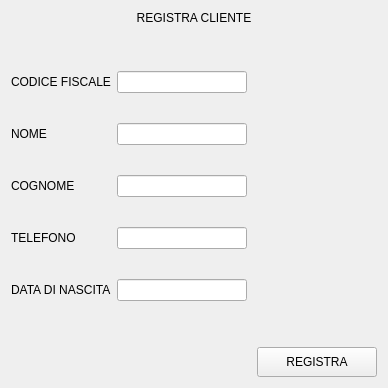
               <widget class="QWidget" name="page_aggiungi_cliente">
                <layout class="QVBoxLayout" name="verticalLayout_24">
                 <item>
                  <widget class="QLabel" name="label_44">
                   <property name="maximumSize">
                    <size>
                     <width>16777215</width>
                     <height>100</height>
                    </size>
                   </property>
                   <property name="text">
                    <string>REGISTRA CLIENTE</string>
                   </property>
                   <property name="alignment">
                    <set>Qt::AlignCenter</set>
                   </property>
                  </widget>
                 </item>
                 <item>
                  <spacer name="verticalSpacer_5">
                   <property name="orientation">
                    <enum>Qt::Vertical</enum>
                   </property>
                   <property name="sizeHint" stdset="0">
                    <size>
                     <width>20</width>
                     <height>40</height>
                    </size>
                   </property>
                  </spacer>
                 </item>
                 <item>
                  <layout class="QHBoxLayout" name="horizontalLayout_17">
                   <item>
                    <layout class="QVBoxLayout" name="verticalLayout_22">
                     <property name="spacing">
                      <number>30</number>
                     </property>
                     <item>
                      <widget class="QLabel" name="label_39">
                       <property name="text">
                        <string>CODICE FISCALE</string>
                       </property>
                      </widget>
                     </item>
                     <item>
                      <widget class="QLabel" name="label_40">
                       <property name="text">
                        <string>NOME</string>
                       </property>
                      </widget>
                     </item>
                     <item>
                      <widget class="QLabel" name="label_41">
                       <property name="text">
                        <string>COGNOME</string>
                       </property>
                      </widget>
                     </item>
                     <item>
                      <widget class="QLabel" name="label_42">
                       <property name="text">
                        <string>TELEFONO</string>
                       </property>
                      </widget>
                     </item>
                     <item>
                      <widget class="QLabel" name="label_43">
                       <property name="text">
                        <string>DATA DI NASCITA</string>
                       </property>
                      </widget>
                     </item>
                    </layout>
                   </item>
                   <item>
                    <layout class="QVBoxLayout" name="verticalLayout_23">
                     <property name="spacing">
                      <number>30</number>
                     </property>
                     <item>
                      <widget class="QLineEdit" name="reg_codiceFiscale_cliente"/>
                     </item>
                     <item>
                      <widget class="QLineEdit" name="reg_nome_cliente"/>
                     </item>
                     <item>
                      <widget class="QLineEdit" name="reg_cognome_cliente"/>
                     </item>
                     <item>
                      <widget class="QLineEdit" name="reg_telefono_cliente"/>
                     </item>
                     <item>
                      <widget class="QLineEdit" name="reg_dataDiNascitaCliente"/>
                     </item>
                    </layout>
                   </item>
                   <item>
                    <spacer name="horizontalSpacer_14">
                     <property name="orientation">
                      <enum>Qt::Horizontal</enum>
                     </property>
                     <property name="sizeHint" stdset="0">
                      <size>
                       <width>40</width>
                       <height>20</height>
                      </size>
                     </property>
                    </spacer>
                   </item>
                  </layout>
                 </item>
                 <item>
                  <spacer name="verticalSpacer_6">
                   <property name="orientation">
                    <enum>Qt::Vertical</enum>
                   </property>
                   <property name="sizeHint" stdset="0">
                    <size>
                     <width>20</width>
                     <height>40</height>
                    </size>
                   </property>
                  </spacer>
                 </item>
                 <item>
                  <layout class="QHBoxLayout" name="horizontalLayout_16">
                   <property name="spacing">
                    <number>6</number>
                   </property>
                   <item>
                    <widget class="QLabel" name="signal_registra_cliente">
                     <property name="minimumSize">
                      <size>
                       <width>200</width>
                       <height>0</height>
                      </size>
                     </property>
                     <property name="text">
                      <string/>
                     </property>
                     <property name="alignment">
                      <set>Qt::AlignCenter</set>
                     </property>
                    </widget>
                   </item>
                   <item>
                    <spacer name="horizontalSpacer_13">
                     <property name="orientation">
                      <enum>Qt::Horizontal</enum>
                     </property>
                     <property name="sizeHint" stdset="0">
                      <size>
                       <width>40</width>
                       <height>20</height>
                      </size>
                     </property>
                    </spacer>
                   </item>
                   <item>
                    <widget class="QPushButton" name="bt_reg_registra_cliente">
                     <property name="minimumSize">
                      <size>
                       <width>120</width>
                       <height>30</height>
                      </size>
                     </property>
                     <property name="text">
                      <string>REGISTRA</string>
                     </property>
                    </widget>
                   </item>
                  </layout>
                 </item>
                </layout>
               </widget>
